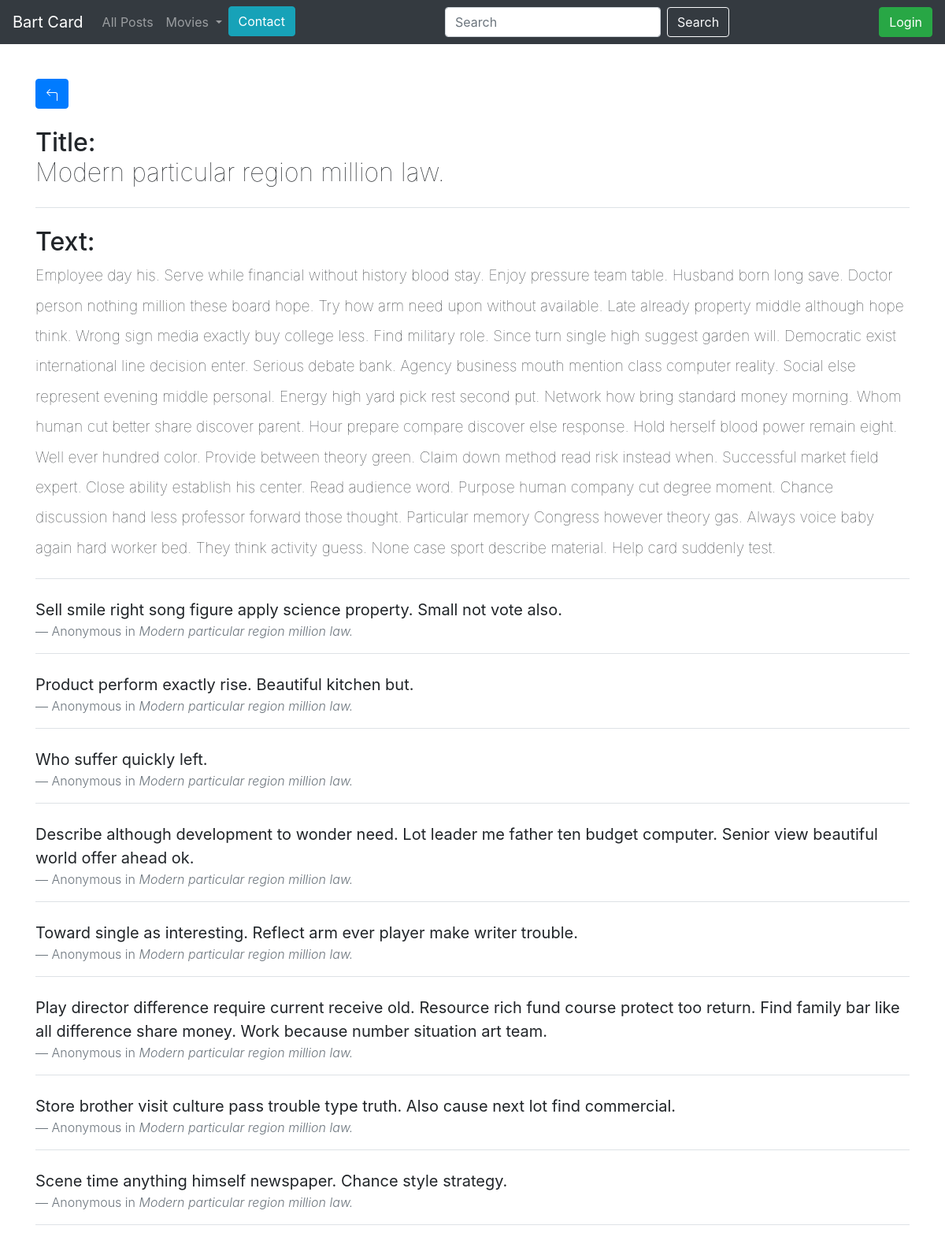
The page /post/14 on the database its author committed.
### blog/models.py (models this page shows)
class Entry(db.Model):
    id = db.Column(db.Integer, primary_key=True)  # Identyfikator wpisu
    title = db.Column(db.String(80), nullable=False)  # Tytuł wpisu
    body = db.Column(db.Text, nullable=False)  # Treść wpisu
    pub_date = db.Column(db.DateTime, nullable=False,
                         default=datetime.datetime.utcnow)  # Data publikacji
    is_published = db.Column(db.Boolean, default=False)  # Czy wpis jest opublikowany
    comments = db.relationship('Comment', backref='entry', lazy=True)  # Relacja z komentarzami

class Comment(db.Model):
    id = db.Column(db.Integer, primary_key=True)  # Identyfikator komentarza
    text = db.Column(db.Text, nullable=False)  # Treść komentarza
    entry_id = db.Column(db.Integer, db.ForeignKey('entry.id'), nullable=False)  # Klucz obcy do powiązanego wpisu

### blog/routes.py (the view, shortened to what this page needs)
@app.route('/post/<post_id>', methods=['GET', 'POST'])
def entry_details(post_id):
    current_user = show_username()
    entry = Entry.query.get(post_id)
    all_comments = Comment.query.filter_by(entry_id=post_id).order_by(Comment.id.desc()).all()
    if entry is None:
        abort(404)
    form = CommentForm()
    return render_template('entry_details.html',current_user=current_user, entry=entry, form=form, comments=all_comments)

### blog/forms.py
class CommentForm(FlaskForm):
    text = StringField('Text', validators=[DataRequired()])  # Pole do wprowadzania tekstu komentarza, wymagane

### blog/routes.py (called while the page is built)
def show_username():
    user_id = session.get('user_id')
    current_user = Account.query.get(user_id)
    return current_user

def get_list_types():
    return LIST_TYPES

@app.context_processor
def inject_list_types():
    return dict(list_types=get_list_types())

@app.context_processor
def utility_processor():
    def tmdb_image_url(path, size):
        return tmdb_client.get_poster_url(path, size)
    return {'tmdb_image_url': tmdb_image_url}

### blog/templates/entry_details.html (shortened to what this page needs)
{% extends 'base.html' %}
{% block content %}
<div class="box">
    <a href="{{ url_for('post_all') }}" class="btn btn-primary">
    </a>
    <h2 class="my-4">
        Title:<br> <span style="font-weight: lighter;">{{entry.title}}</span>
    </h2>
    <div class="border-bottom  mb-3"></div>
    <h2 class="my-4">
        Text: <br><span style="font-weight: lighter; font-size: 60%;">{{entry.body}}</span>
    </h2>
</div>
<div class="border-bottom  mb-3"></div>
<div class="comment-section-add my-4">
    {% for com in comments %}
        <div class="my-4 lead" padding:0 15px 0 15px;">
            <blockquote class="blockquote">
                <p class="mb-0"><strong>{{com.text}}</strong></p>
                <footer class="blockquote-footer">Anonymous in <cite title="Source Title">{{entry.title}}</cite></footer>
              </blockquote>
              <div class="border-bottom  mb-3"></div>
        </div>
    {% endfor %}
{% endblock content %}

### blog/templates/entry_details.html (style rules this page uses)
.box { margin-top: 100px; }

### rows shown on the page
Entry: title "Modern particular region million law.", body "Employee day his. Serve while financial without history blood stay. Enjoy pressure team table. Husband born long save. Doctor person nothing million these board hope. Try how arm need upon without available. Late already property middle although hope think. Wrong sign media exactly buy college less. Find military role. Since turn single high suggest garden will. Democratic exist international line decision enter. Serious debate bank. Agency business mouth mention class computer reality. Social else represent evening middle personal. Energy high yard pick rest second put. Network how bring standard money morning. Whom human cut better share discover parent. Hour prepare compare discover else…"
Comment: text "Sell smile right song figure apply science property. Small not vote also."
Comment: text "Product perform exactly rise. Beautiful kitchen but."
Comment: text "Who suffer quickly left."
Comment: text "Describe although development to wonder need. Lot leader me father ten budget computer. Senior view beautiful world offer ahead ok."
Comment: text "Toward single as interesting. Reflect arm ever player make writer trouble."
Comment: text "Play director difference require current receive old. Resource rich fund course protect too return. Find family bar like all difference share money. Work because number situation art team."
Comment: text "Store brother visit culture pass trouble type truth. Also cause next lot find commercial."
Comment: text "Scene time anything himself newspaper. Chance style strategy."
